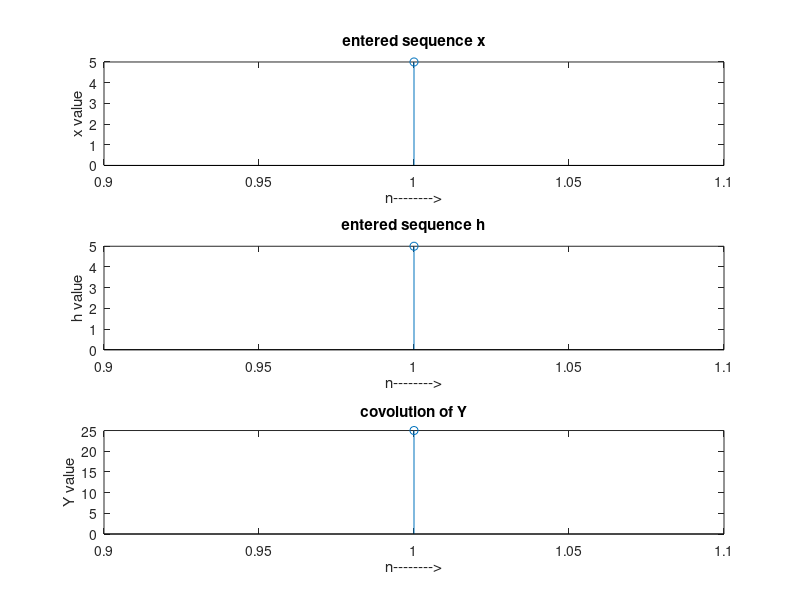

Here is the MATLAB script that generated this plot:

clc;
clear all;
close all;
x=input('enter the first sequence');
h=input('enter the second sequence');
n1=length(x);
n2=length(h);
N=n1+n2-1;
h1=[h zeros(1,N-n2)];
x=[x zeros(1,N-n1)];
H=zeros(N,N); 
H(1:N,1)=h1; 
for j=1:N-1
    for i=1:N-1
        H(i+1,j+1)=H(i,j);
    end
    H(1,j+1)=H(N,j); 
end
H
Y=(H*x')';
subplot(3,1,1)
stem(x)
xlabel('n-------->')
ylabel('x value')
title('entered sequence x')
subplot(3,1,2)
stem(h)
xlabel('n-------->')
ylabel('h value')
title('entered sequence h')
subplot(3,1,3)
stem(Y)
xlabel('n-------->')
ylabel('Y value')
title('covolution of Y' )

 
